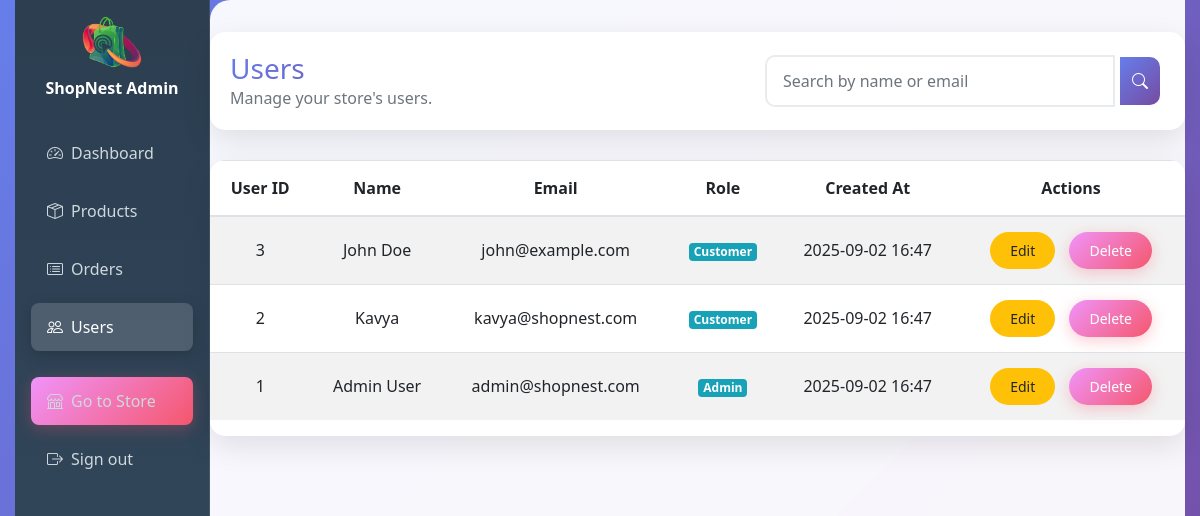
The page /Admin/users.php on the database as committed earlier.
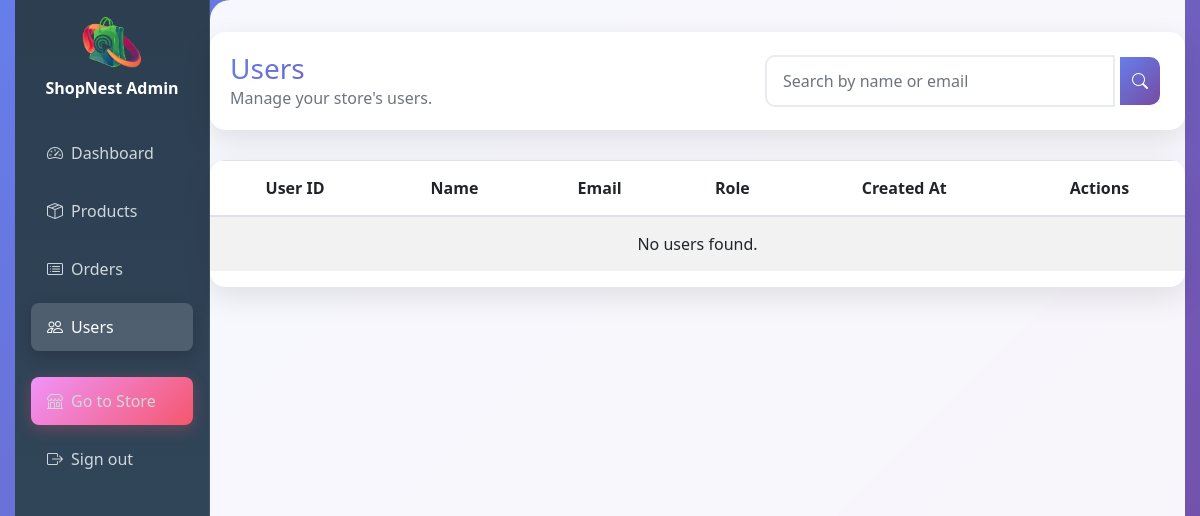
The same page on the database as committed later.
### tables this page shows
CREATE TABLE `users` (
  `user_id` int(11) NOT NULL,
  `name` varchar(100) NOT NULL,
  `email` varchar(100) NOT NULL,
  `password` varchar(255) NOT NULL,
  `role_id` int(11) DEFAULT 2,
  `created_at` timestamp NOT NULL DEFAULT current_timestamp()
);

### Admin/users_table.php (the view, shortened to what this page needs)
<?php
include '../db.php';
$sql = "SELECT user_id, name, email, role_id, created_at FROM users";
$sql .= " ORDER BY user_id DESC";
$result = $conn->query($sql);
echo '<table class="table table-striped" id="usersTable">
        <thead>
            <tr>
                <th>User ID</th>
                <th>Name</th>
                <th>Email</th>
                <th>Role</th>
                <th>Created At</th>
                <th>Actions</th>
            </tr>
        </thead>
        <tbody>';
if ($result && $result->num_rows > 0) {
    while ($row = $result->fetch_assoc()) {
        $role = $row['role_id'] == 1 ? 'Admin' : ($row['role_id'] == 2 ? 'Customer' : 'Staff');
        echo "<tr>
                <td>{$row['user_id']}</td>
                <td>{$row['name']}</td>
                <td>{$row['email']}</td>
                <td><span class='badge badge-info'>{$role}</span></td>
                <td>" . date('Y-m-d H:i', strtotime($row['created_at'])) . "</td>
                <td>
                    <button class='btn btn-sm btn-warning edit-user' data-toggle='modal' data-target='#editUserModal'
                        data-id='{$row['user_id']}' data-name='{$row['name']}' data-email='{$row['email']}' data-role='{$row['role_id']}' data-status='1'>Edit</button>
                    <button class='btn btn-sm btn-danger delete-user' data-id='{$row['user_id']}'>Delete</button>
                </td>
              </tr>";
    }
} else {
    echo "<tr><td colspan='6'>No users found.</td></tr>";
}
echo "</tbody></table>";
?>

### Admin/users.php (shortened to what this page needs)
<?php
include realpath(__DIR__ . '/../db.php');
?>
<!DOCTYPE html>
<html lang="en">
<head>
    <link href="../css/bootstrap-4.3.1.css" rel="stylesheet">
    <link href="https://cdn.jsdelivr.net/npm/bootstrap-icons@1.5.0/font/bootstrap-icons.css" rel="stylesheet" />
</head>
<body>
    <div class="container-fluid">
        <div class="row no-gutters">
            <nav class="col-md-2 sidebar p-3">
                <div class="mb-4 text-center">
                    <img src="../images/logo.png" alt="logo" width="60" class="img-fluid mb-2">
                    <div class="brand">ShopNest Admin</div>
                </div>
                <ul class="nav flex-column">
                    <li class="nav-item">
                        <a class="nav-link d-flex align-items-center" href="admin.html">
                            <i class="bi-speedometer2 mr-2"></i> Dashboard
                        </a>
                    </li>
                    <li class="nav-item">
                        <a class="nav-link d-flex align-items-center" href="product.php">
                            <i class="bi-box-seam mr-2"></i> Products
                        </a>
                    </li>
                    <li class="nav-item">
                        <a class="nav-link d-flex align-items-center" href="orders.php">
                            <i class="bi-card-list mr-2"></i> Orders
                        </a>
                    </li>
                    <li class="nav-item">
                        <a class="nav-link active d-flex align-items-center" href="#">
                            <i class="bi-people mr-2"></i> Users
                        </a>
                    </li>
                    <li class="nav-item mt-3">
                        <a class="btn btn-danger btn-block" href="../index.php">
                            <i class="bi-shop mr-2"></i> Go to Store
                        </a>
                    </li>
                    <li class="nav-item">
                        <a class="nav-link d-flex align-items-center" href="../logout.php">
                            <i class="bi-box-arrow-right mr-2"></i> Sign out
                        </a>
                    </li>
                </ul>
            </nav>
            <main class="col-md-10 main-content">
                <div class="header-section">
                    <div>
                        <h3 class="m-0" style="background: var(--primary-gradient); -webkit-background-clip: text; -webkit-text-fill-color: transparent;">Users</h3>
                        <p class="text-muted mb-0">Manage your store's users.</p>
                    </div>
                    <div class="search-container">
                        <input type="text" id="searchInput" class="form-control" placeholder="Search by name or email">
                        <button class="btn"><i class="bi-search"></i></button>
                    </div>
                </div>
                <div class="table-responsive" id="usersContainer">
                    <?php include "users_table.php"; ?>
                </div>
            </main>
        </div>
    </div>
</body>
</html>

### Admin/users.php (style rules this page uses)
:root { --primary-gradient: linear-gradient(135deg, #667eea 0%, #764ba2 100%); --secondary-gradient: linear-gradient(135deg, #f093fb 0%, #f5576c 100%); --success-gradient: linear-gradient(135deg, #4facfe 0%, #00f2fe 100%); --warning-gradient: linear-gradient(135deg, #43e97b 0%, #38f9d7 100%); --sidebar-bg: linear-gradient(180deg, #2c3e50 0%, #34495e 100%); --card-shadow: 0 10px 30px rgba(0,0,0,0.1); --hover-shadow: 0 20px 40px rgba(0,0,0,0.15); }
* { transition: all 0.3s cubic-bezier(0.4, 0, 0.2, 1); }
body { min-height: 100vh; background: linear-gradient(135deg, #667eea 0%, #764ba2 100%); font-family: 'Segoe UI', Tahoma, Geneva, Verdana, sans-serif; overflow-x: hidden; }
body::before { content: ''; position: fixed; top: 0; left: 0; width: 100%; height: 100%; animation: float 20s infinite linear; pointer-events: none; z-index: -1; }
.sidebar { min-height: 100vh; background: var(--sidebar-bg); color: #fff; backdrop-filter: blur(10px); border-right: 1px solid rgba(255,255,255,0.1); transform: translateX(0); animation: slideInLeft 0.3s ease-out; }
.sidebar a { color: #cfd8dc; border-radius: 8px; margin: 5px 0; padding: 12px 16px; display: flex; align-items: center; position: relative; overflow: hidden; }
.sidebar a::before { content: ''; position: absolute; top: 0; left: -100%; width: 100%; height: 100%; background: linear-gradient(90deg, transparent, rgba(255,255,255,0.1), transparent); transition: left 0.5s; }
.sidebar .nav-link.active { background: rgba(255,255,255,0.15); color: #fff; box-shadow: 0 4px 15px rgba(0,0,0,0.2); }
.brand { font-weight: 700; color: #fff; text-align: center; animation: pulse 2s infinite; }
.main-content { animation: fadeInUp 0.4s ease-out; background: rgba(255,255,255,0.95); backdrop-filter: blur(10px); border-radius: 20px 0 0 20px; min-height: 100vh; padding: 2rem; }
.header-section { background: white; border-radius: 15px; padding: 20px; margin-bottom: 30px; box-shadow: var(--card-shadow); animation: slideInDown 0.3s ease-out; display: flex; justify-content: space-between; align-items: center; flex-wrap: wrap; gap: 1rem; }
.search-container { display: flex; align-items: center; max-width: 400px; width: 100%; }
.search-container input { border-radius: 10px 0 0 10px; border: 2px solid #e9ecef; padding: 12px 16px; flex: 1; }
.search-container button { border-radius: 0 10px 10px 0; padding: 12px; background: var(--primary-gradient); border: none; color: white; }
.table-responsive { max-height: 500px; overflow: auto; border-radius: 15px; box-shadow: var(--card-shadow); background: white; }
.table th, .table td { vertical-align: middle; padding: 15px; text-align: center; }
.btn { border-radius: 25px; padding: 8px 20px; font-weight: 500; border: none; position: relative; overflow: hidden; margin: 0 5px; }
.btn-danger { background: var(--secondary-gradient); box-shadow: 0 4px 15px rgba(245, 87, 108, 0.3); }
.form-control { border-radius: 10px; border: 2px solid #e9ecef; padding: 12px 16px; }
.nav-item { position: relative; }
.nav-item::after { content: ''; position: absolute; width: 3px; height: 0; background: #fff; right: 0; top: 50%; transform: translateY(-50%); transition: height 0.3s ease; }

Rows that differ between the two databases and show on the page:
removed users: user_id "3", name "John Doe", email "john@example.com", role "Customer", created_at "2025-09-02 16:47"
removed users: user_id "2", name "Kavya", email "kavya@shopnest.com", role "Customer", created_at "2025-09-02 16:47"
removed users: user_id "1", name "Admin User", email "admin@shopnest.com", role "Admin", created_at "2025-09-02 16:47"
Other text that changed with them:
text now shown: "No users found."
